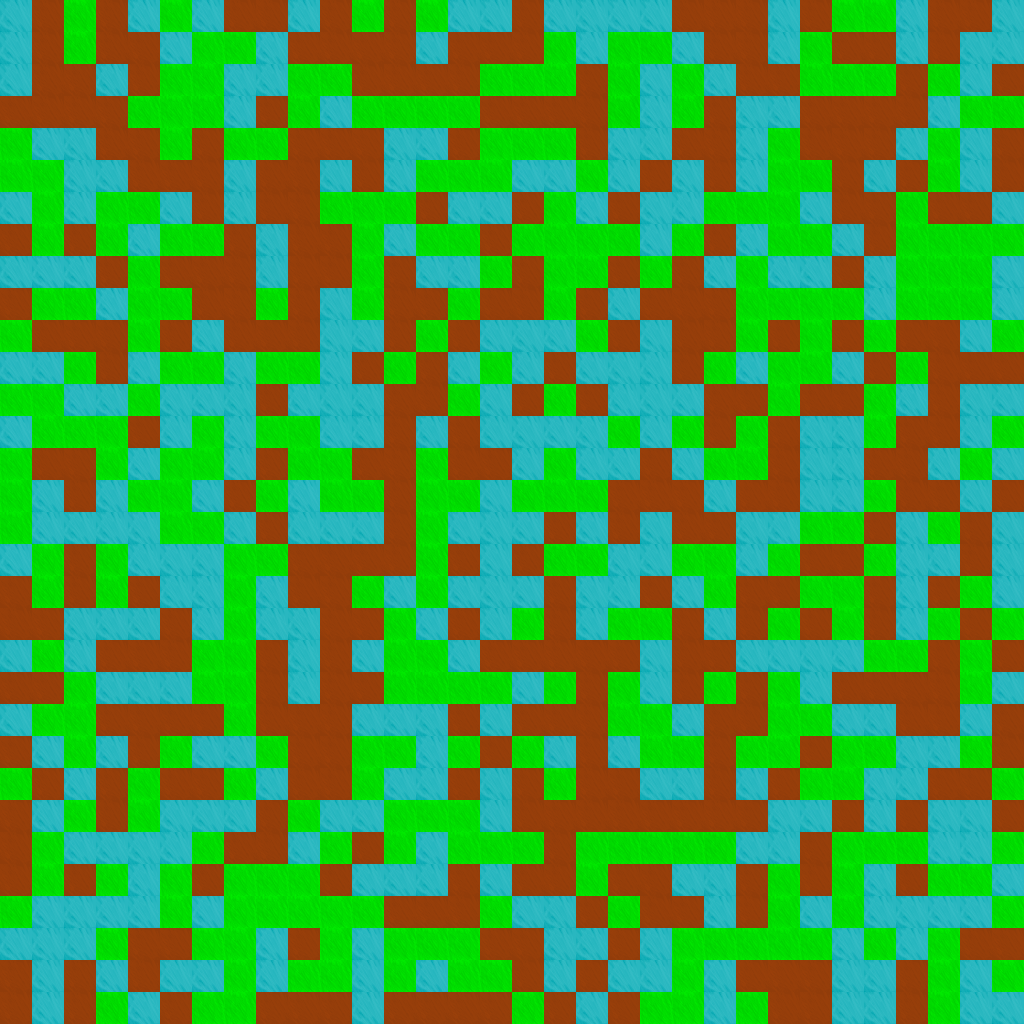

A level layout from a 2D game, rendered from its tile map. Below: a short description, then the map file with tile-grid data replaced by summaries:
An orthogonal 32x32 tile map with 32x32 px tiles, 1 tile layer (Tile Layer 1).

<map version="1.0" orientation="orthogonal" renderorder="left-up" width="32" height="32" tilewidth="32" tileheight="32" nextobjectid="1">
 <tileset firstgid="1" name="basic_tileset" tilewidth="32" tileheight="32" tilecount="3" columns="3">
  <image source="basic_tileset.png" width="96" height="32" />
  <tile id="0">
   <properties>
    <property name="walkable" type="bool" value="true" />
   </properties>
  </tile>
  <tile id="1">
   <properties>
    <property name="walkable" type="bool" value="true" />
   </properties>
  </tile>
  <tile id="2">
   <properties>
    <property name="walkable" type="bool" value="false" />
   </properties>
  </tile>
 </tileset>
 <layer name="Tile Layer 1" width="32" height="32">
  <data>[1024 cells, 1024 non-empty, 3 distinct tile ids]</data>
 </layer>
</map>